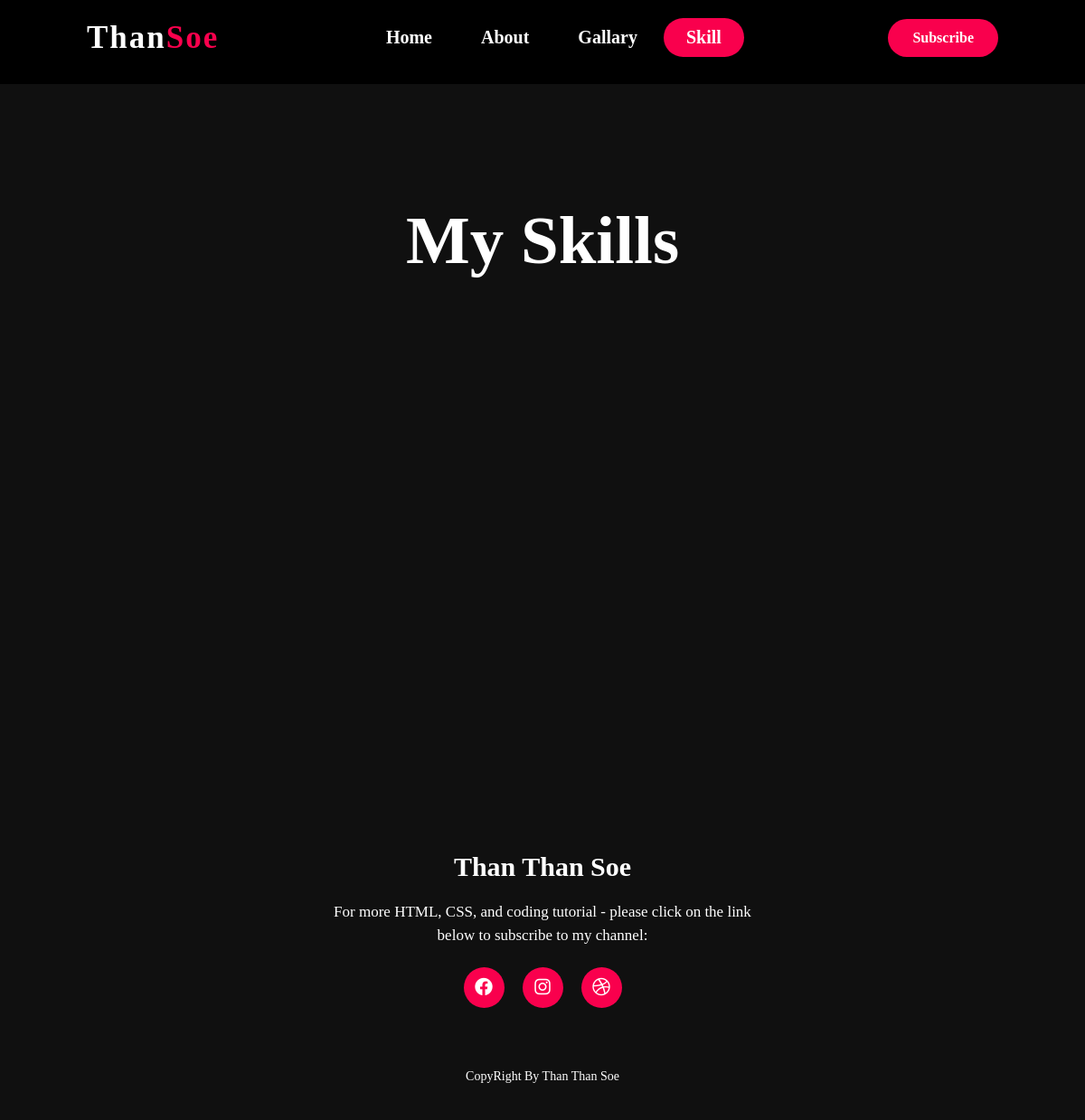
The page /skill/ on the database as committed earlier.
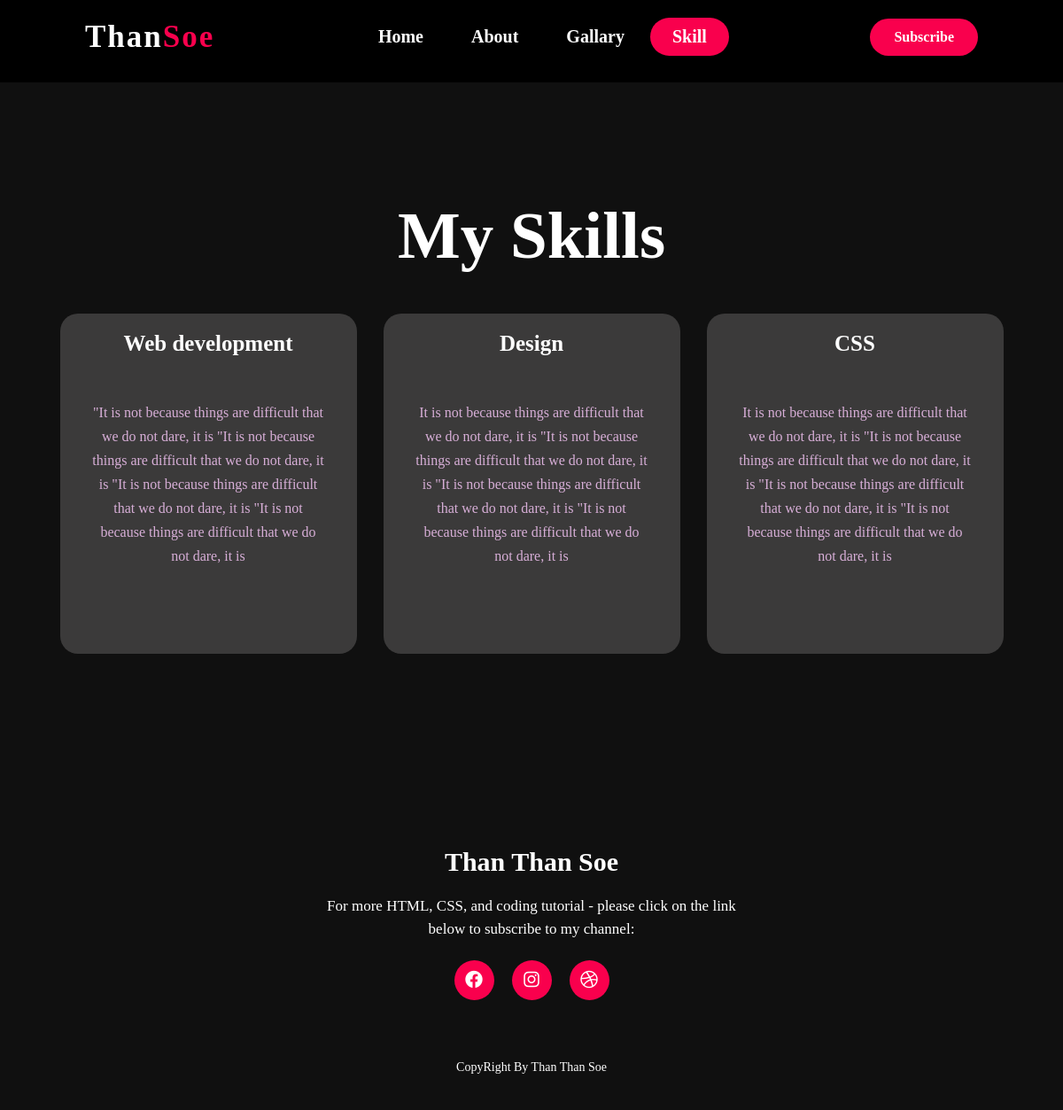
The same page on the database as committed later.
### myapp/models.py (models this page shows, shortened)
class Skill(models.Model):
    title = models.CharField(max_length=50)
    body = models.TextField()

### myapp/views.py (the view)
# urls.py: path('skill/', views.skill, name='skillpage'),
def skill(request):
    skills = Skill.objects.all()[0:3]
    context = {
        'skills':skills
    }
    return render(request, 'pages/skill.html', context)

### myapp/templates/pages/skill.html
 {% extends "pages/main.html" %}
 {% block content %}
        <div class="skill">
            <div class="title">
                <h2>My Skills</h2>
            </div>
            <div class="box">
                {% for skill in skills %}
                <div class="card">
                    <h3>{{ skill.title }}</h3>
                    <div class="pra">
                        <p>{{ skill.body }}</p>
                    </div>
                </div>
                {% endfor %}
            </div>
        </div>
{% endblock content %}

### myapp/templates/pages/main.html (shortened to what this page needs)
<!DOCTYPE html>
{% load static %}
<html lang="en">
    <head>
        <link rel="stylesheet" href="{% static 'style/port.css' %}">
        <link rel="stylesheet" href="{% static 'style/gallary.css' %}">
        <link rel="stylesheet" href="{% static 'style/contact.css' %}">
        <link rel="stylesheet" href="https://cdnjs.cloudflare.com/ajax/libs/font-awesome/6.4.0/css/all.min.css">
    </head>
    <body style="background-color: rgb(33, 32, 32);">
        <nav style="background-color: black;">
            <h2 class="logo">Than<span>Soe</span></h2>
            <ul>
               {% url 'heropage' as url %}
                <li class='{% if request.path == url  %}active{% endif %}'>
                    <a href="{% url 'heropage' %}">Home</a>
                </li>
                {% url 'aboutpage' as url %}
                <li class='{% if request.path == url %}active{% endif %}'>
                    <a href="{% url 'aboutpage' %}">About</a>
                </li>
                {% url 'gallarypage' as url %}
                <li class='{% if request.path == url %}active{% endif %}'>
                    <a href="{% url 'gallarypage' %}">Gallary</a>
                </li>
                {% url 'skillpage' as url %}
                <li class='{% if request.path == url %}active{% endif %}'>
                    <a href="{% url 'skillpage' %}">Skill</a>
                </li>
            </ul>
            <a href="#" class="btn">Subscribe</a>
        </nav>
    {% block content %}
    {% endblock content %}
        <footer>
            <p>Than Than Soe</p>
            <p>For more HTML, CSS, and coding tutorial - please click on the link below to subscribe to my channel:</p>
            <div class="social" style="display: flex;">
                <a href="#"><i class="fab fa-facebook"></i></a>
                <a href="#"><i class="fab fa-instagram"></i></a>
                <a href="#"><i class="fab fa-dribbble"></i></a>
            </div>
            <p class="end">CopyRight By Than Than Soe</p>
        </footer>
    </body>
</html>

### static/style/port.css (style rules this page uses)
* { padding:0; margin: 0; font-family: Comic Sans MS; box-sizing: border-box; }
.active { background-color:#f9004d; border-radius: 30px }
nav { display: flex; align-items: center; justify-content: space-between; padding-top: 20px; padding-bottom: 30px; padding-left: 8%; background: #101010; padding-right: 8%; }
.logo { color: white; font-size: 35px; letter-spacing: 2px; cursor: pointer; }
span { color: #f9004d; }
nav ul li { list-style-type: none; display: inline-block; padding: 10px 25px; }
nav ul li a { color: white; text-decoration: none; font-weight: bold; text-transform: capitalize; font-size: 20px; }
.btn { background-color: #f9004d; color: white; text-decoration: none; border: 2px solid transparent; font-weight: bold; padding: 10px 25px; border-radius: 30px; transition: transform .4s; }
h3 { color: white; font-size: 25px; margin-bottom: 50px; }
.skill { background: #101010; width: 100%; padding: 100px 0px; }
.title h2 { color: white; font-size: 75px; width: 1130px; margin: 30px auto; text-align: center; }
.box { display: flex; justify-content: center; align-items: center; min-height: 400px; }
.card { height: 384px; width: 335px; padding: 20px 35px; background: #3b3a3a; border-radius: 20px; margin: 15px; position: relative; overflow: hidden; text-align: center; }
.pra p { color: #fcfc; font-size: 16px; line-height: 27px; margin-bottom: 25px; }
footer { position: relative; width: 100%; height: 400px; background: #101010; display: flex; flex-direction: column; align-items: center; justify-content: center; }
footer p:nth-child(1) { font-size: 30px; color: white; margin-bottom: 20px; font-weight: bold; }
footer p:nth-child(2) { color: white; font-size: 17px; width: 500px; text-align: center; line-height: 26px; }
.social a { width: 45px; height: 45px; display: flex; align-items: center; justify-content: center; background: #f9004d; border-radius: 50%; margin: 22px 10px; color: white; text-decoration: none; font-size: 20px; }
.end { position: absolute; color: white; bottom: 40px; font-size: 14px; }

### static/style/gallary.css (style rules this page uses)
* { margin: 0; padding: 0; box-sizing: border-box; }
body { min-height: 100vh; overflow-x: hidden; }

Rows that differ between the two databases and show on the page:
added Skill: title "Web development", body "\"It is not because things are difficult that we do not dare, it is \"It is not because things are difficult that we do not dare, it is \"It is not because things are difficult that we do not dare, it is \"It is not because things are difficult that we do not dare, it is"
added Skill: title "Design", body "It is not because things are difficult that we do not dare, it is \"It is not because things are difficult that we do not dare, it is \"It is not because things are difficult that we do not dare, it is \"It is not because things are difficult that we do not dare, it is"
added Skill: title "CSS", body "It is not because things are difficult that we do not dare, it is \"It is not because things are difficult that we do not dare, it is \"It is not because things are difficult that we do not dare, it is \"It is not because things are difficult that we do not dare, it is"
